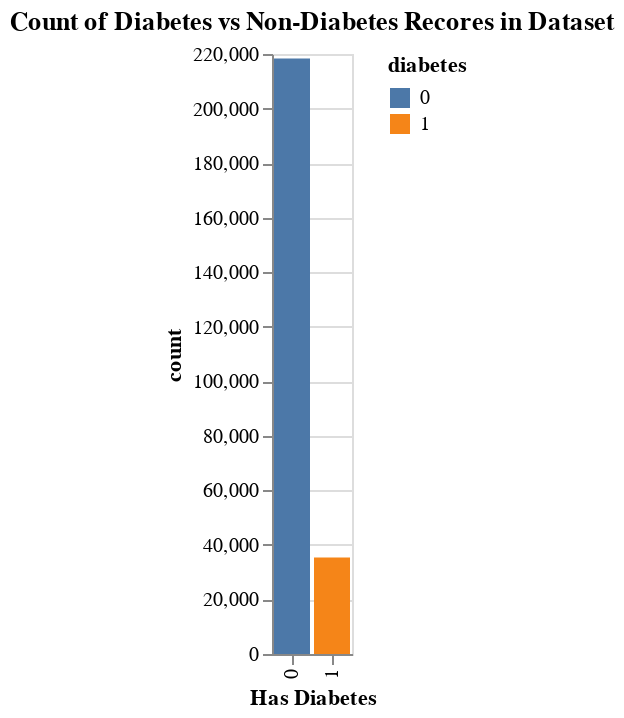

Notebook code cell kept with this figure:
### Markdown cell above
### Visualizations

### Code cell
diabetes_count = pd.DataFrame(df['diabetes'].value_counts()).reset_index()

alt.Chart(diabetes_count).mark_bar().encode(
    x=alt.X('diabetes:O', title='Has Diabetes'),
    y="count",
    color="diabetes:N"
).properties(title='Count of Diabetes vs Non-Diabetes Recores in Dataset')

### Figure 1 — Vega-Lite specification as saved in the notebook (floating-point values rounded to 4 significant figures)
{"config": {"view": {"continuousWidth": 300, "continuousHeight": 300}}, "data": {"name": "data-a723c1696946745b734491e739fe0b83"}, "mark": {"type": "bar"}, "encoding": {"color": {"field": "diabetes", "type": "nominal"}, "x": {"field": "diabetes", "title": "Has Diabetes", "type": "ordinal"}, "y": {"field": "count", "type": "quantitative"}}, "title": "Count of Diabetes vs Non-Diabetes Recores in Dataset", "$schema": "https://vega.github.io/schema/vega-lite/v5.15.1.json", "datasets": {"data-a723c1696946745b734491e739fe0b83": [{"diabetes": 0, "count": 218334}, {"diabetes": 1, "count": 35346}]}}
